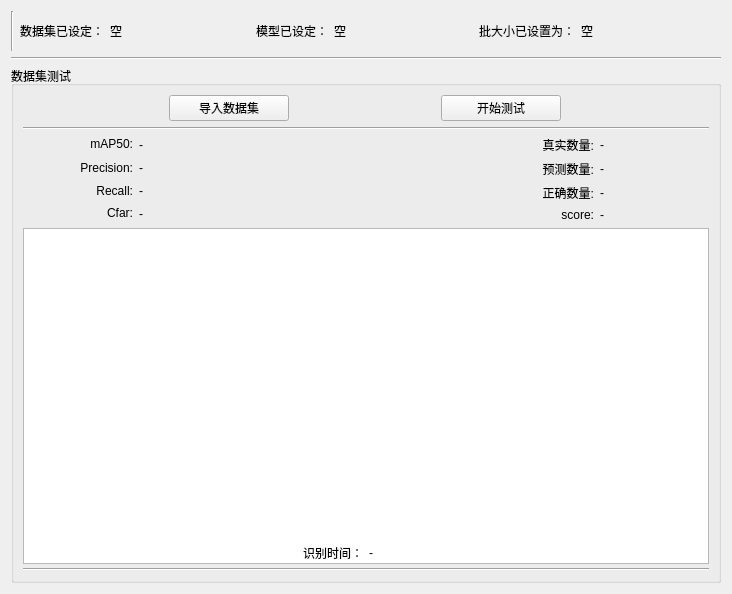
          <widget class="QWidget" name="scrollAreaWidgetContents_5">
           <property name="geometry">
            <rect>
             <x>0</x>
             <y>0</y>
             <width>732</width>
             <height>594</height>
            </rect>
           </property>
           <layout class="QVBoxLayout" name="verticalLayout_31">
            <item>
             <layout class="QHBoxLayout" name="horizontalLayout_29">
              <item>
               <widget class="Line" name="line_20">
                <property name="minimumSize">
                 <size>
                  <width>0</width>
                  <height>40</height>
                 </size>
                </property>
                <property name="maximumSize">
                 <size>
                  <width>16777215</width>
                  <height>40</height>
                 </size>
                </property>
                <property name="orientation">
                 <enum>Qt::Vertical</enum>
                </property>
               </widget>
              </item>
              <item>
               <widget class="QLabel" name="label_mE_13">
                <property name="sizePolicy">
                 <sizepolicy hsizetype="Fixed" vsizetype="Fixed">
                  <horstretch>0</horstretch>
                  <verstretch>0</verstretch>
                 </sizepolicy>
                </property>
                <property name="maximumSize">
                 <size>
                  <width>16777215</width>
                  <height>40</height>
                 </size>
                </property>
                <property name="text">
                 <string>数据集已设定：</string>
                </property>
               </widget>
              </item>
              <item>
               <widget class="QLabel" name="label_mE_dataset_2">
                <property name="maximumSize">
                 <size>
                  <width>16777215</width>
                  <height>40</height>
                 </size>
                </property>
                <property name="text">
                 <string>空</string>
                </property>
               </widget>
              </item>
              <item>
               <widget class="QLabel" name="label_11">
                <property name="sizePolicy">
                 <sizepolicy hsizetype="Fixed" vsizetype="Preferred">
                  <horstretch>0</horstretch>
                  <verstretch>0</verstretch>
                 </sizepolicy>
                </property>
                <property name="maximumSize">
                 <size>
                  <width>16777215</width>
                  <height>40</height>
                 </size>
                </property>
                <property name="text">
                 <string>模型已设定：</string>
                </property>
               </widget>
              </item>
              <item>
               <widget class="QLabel" name="label_mE_model_2">
                <property name="maximumSize">
                 <size>
                  <width>16777215</width>
                  <height>40</height>
                 </size>
                </property>
                <property name="text">
                 <string>空</string>
                </property>
               </widget>
              </item>
              <item>
               <widget class="QLabel" name="label_13">
                <property name="sizePolicy">
                 <sizepolicy hsizetype="Fixed" vsizetype="Preferred">
                  <horstretch>0</horstretch>
                  <verstretch>0</verstretch>
                 </sizepolicy>
                </property>
                <property name="maximumSize">
                 <size>
                  <width>16777215</width>
                  <height>40</height>
                 </size>
                </property>
                <property name="text">
                 <string>批大小已设置为：</string>
                </property>
               </widget>
              </item>
              <item>
               <widget class="QLabel" name="label_mE_batch_2">
                <property name="maximumSize">
                 <size>
                  <width>16777215</width>
                  <height>40</height>
                 </size>
                </property>
                <property name="text">
                 <string>空</string>
                </property>
               </widget>
              </item>
             </layout>
            </item>
            <item>
             <widget class="Line" name="line_21">
              <property name="orientation">
               <enum>Qt::Horizontal</enum>
              </property>
             </widget>
            </item>
            <item>
             <widget class="QGroupBox" name="groupBox_12">
              <property name="minimumSize">
               <size>
                <width>0</width>
                <height>500</height>
               </size>
              </property>
              <property name="maximumSize">
               <size>
                <width>16777215</width>
                <height>600</height>
               </size>
              </property>
              <property name="title">
               <string>数据集测试</string>
              </property>
              <layout class="QVBoxLayout" name="verticalLayout_45">
               <item>
                <layout class="QHBoxLayout" name="horizontalLayout_68">
                 <item>
                  <widget class="QPushButton" name="pushButton_mE_importData">
                   <property name="sizePolicy">
                    <sizepolicy hsizetype="Fixed" vsizetype="Fixed">
                     <horstretch>0</horstretch>
                     <verstretch>0</verstretch>
                    </sizepolicy>
                   </property>
                   <property name="minimumSize">
                    <size>
                     <width>120</width>
                     <height>0</height>
                    </size>
                   </property>
                   <property name="text">
                    <string>导入数据集</string>
                   </property>
                  </widget>
                 </item>
                 <item>
                  <widget class="QPushButton" name="pushButton_mE_testAll">
                   <property name="sizePolicy">
                    <sizepolicy hsizetype="Fixed" vsizetype="Fixed">
                     <horstretch>0</horstretch>
                     <verstretch>0</verstretch>
                    </sizepolicy>
                   </property>
                   <property name="minimumSize">
                    <size>
                     <width>120</width>
                     <height>0</height>
                    </size>
                   </property>
                   <property name="text">
                    <string>开始测试</string>
                   </property>
                  </widget>
                 </item>
                </layout>
               </item>
               <item>
                <widget class="Line" name="line_15">
                 <property name="orientation">
                  <enum>Qt::Horizontal</enum>
                 </property>
                </widget>
               </item>
               <item>
                <layout class="QVBoxLayout" name="verticalLayout_28">
                 <item>
                  <layout class="QHBoxLayout" name="horizontalLayout_36">
                   <item>
                    <layout class="QVBoxLayout" name="verticalLayout_29">
                     <item>
                      <layout class="QHBoxLayout" name="horizontalLayout_73">
                       <item>
                        <widget class="QLabel" name="label_map50">
                         <property name="text">
                          <string>&lt;html&gt;&lt;head/&gt;&lt;body&gt;&lt;p align=&quot;right&quot;&gt;mAP50:&lt;/p&gt;&lt;/body&gt;&lt;/html&gt;</string>
                         </property>
                        </widget>
                       </item>
                       <item>
                        <widget class="QLabel" name="label_map50Num">
                         <property name="text">
                          <string>-</string>
                         </property>
                        </widget>
                       </item>
                      </layout>
                     </item>
                     <item>
                      <layout class="QHBoxLayout" name="horizontalLayout_38">
                       <item>
                        <widget class="QLabel" name="label_prec">
                         <property name="text">
                          <string>Precision:</string>
                         </property>
                         <property name="alignment">
                          <set>Qt::AlignRight|Qt::AlignTrailing|Qt::AlignVCenter</set>
                         </property>
                        </widget>
                       </item>
                       <item>
                        <widget class="QLabel" name="label_precNum">
                         <property name="text">
                          <string>-</string>
                         </property>
                        </widget>
                       </item>
                      </layout>
                     </item>
                     <item>
                      <layout class="QHBoxLayout" name="horizontalLayout_39">
                       <item>
                        <widget class="QLabel" name="label_rec">
                         <property name="text">
                          <string>Recall:</string>
                         </property>
                         <property name="alignment">
                          <set>Qt::AlignRight|Qt::AlignTrailing|Qt::AlignVCenter</set>
                         </property>
                        </widget>
                       </item>
                       <item>
                        <widget class="QLabel" name="label_recNum">
                         <property name="text">
                          <string>-</string>
                         </property>
                        </widget>
                       </item>
                      </layout>
                     </item>
                     <item>
                      <layout class="QHBoxLayout" name="horizontalLayout_70">
                       <item>
                        <widget class="QLabel" name="label_cfar">
                         <property name="text">
                          <string>&lt;html&gt;&lt;head/&gt;&lt;body&gt;&lt;p align=&quot;right&quot;&gt;Cfar:&lt;/p&gt;&lt;/body&gt;&lt;/html&gt;</string>
                         </property>
                        </widget>
                       </item>
                       <item>
                        <widget class="QLabel" name="label_cfarNum">
                         <property name="text">
                          <string>-</string>
                         </property>
                        </widget>
                       </item>
                      </layout>
                     </item>
                    </layout>
                   </item>
                   <item>
                    <widget class="QLabel" name="label_mE_img_2">
                     <property name="text">
                      <string/>
                     </property>
                     <property name="alignment">
                      <set>Qt::AlignCenter</set>
                     </property>
                    </widget>
                   </item>
                   <item>
                    <layout class="QVBoxLayout" name="verticalLayout_30">
                     <item>
                      <layout class="QHBoxLayout" name="horizontalLayout_82">
                       <item>
                        <widget class="QLabel" name="label_gt">
                         <property name="text">
                          <string>&lt;html&gt;&lt;head/&gt;&lt;body&gt;&lt;p align=&quot;right&quot;&gt;真实数量:&lt;/p&gt;&lt;/body&gt;&lt;/html&gt;</string>
                         </property>
                        </widget>
                       </item>
                       <item>
                        <widget class="QLabel" name="label_gtNum">
                         <property name="text">
                          <string>-</string>
                         </property>
                        </widget>
                       </item>
                      </layout>
                     </item>
                     <item>
                      <layout class="QHBoxLayout" name="horizontalLayout_40">
                       <item>
                        <widget class="QLabel" name="label_dt">
                         <property name="text">
                          <string>预测数量:</string>
                         </property>
                         <property name="alignment">
                          <set>Qt::AlignRight|Qt::AlignTrailing|Qt::AlignVCenter</set>
                         </property>
                        </widget>
                       </item>
                       <item>
                        <widget class="QLabel" name="label_dtNum">
                         <property name="text">
                          <string>-</string>
                         </property>
                        </widget>
                       </item>
                      </layout>
                     </item>
                     <item>
                      <layout class="QHBoxLayout" name="horizontalLayout_41">
                       <item>
                        <widget class="QLabel" name="label_tp">
                         <property name="text">
                          <string>正确数量:</string>
                         </property>
                         <property name="alignment">
                          <set>Qt::AlignRight|Qt::AlignTrailing|Qt::AlignVCenter</set>
                         </property>
                        </widget>
                       </item>
                       <item>
                        <widget class="QLabel" name="label_tpNum">
                         <property name="text">
                          <string>-</string>
                         </property>
                        </widget>
                       </item>
                      </layout>
                     </item>
                     <item>
                      <layout class="QHBoxLayout" name="horizontalLayout_5">
                       <item>
                        <widget class="QLabel" name="label_score">
                         <property name="sizePolicy">
                          <sizepolicy hsizetype="Preferred" vsizetype="Preferred">
                           <horstretch>0</horstretch>
                           <verstretch>0</verstretch>
                          </sizepolicy>
                         </property>
                         <property name="layoutDirection">
                          <enum>Qt::LeftToRight</enum>
                         </property>
                         <property name="text">
                          <string>score:</string>
                         </property>
                         <property name="alignment">
                          <set>Qt::AlignRight|Qt::AlignTrailing|Qt::AlignVCenter</set>
                         </property>
                        </widget>
                       </item>
                       <item>
                        <widget class="QLabel" name="label_scoreNum">
                         <property name="text">
                          <string>-</string>
                         </property>
                        </widget>
                       </item>
                      </layout>
                     </item>
                    </layout>
                   </item>
                  </layout>
                 </item>
                 <item>
                  <layout class="QHBoxLayout" name="horizontalLayout_18">
                   <item>
                    <layout class="QHBoxLayout" name="horizontalLayout_81">
                     <item>
                      <widget class="QTableWidget" name="qTable">
                       <property name="sizePolicy">
                        <sizepolicy hsizetype="Minimum" vsizetype="Minimum">
                         <horstretch>0</horstretch>
                         <verstretch>0</verstretch>
                        </sizepolicy>
                       </property>
                       <property name="minimumSize">
                        <size>
                         <width>300</width>
                         <height>336</height>
                        </size>
                       </property>
                      </widget>
                     </item>
                    </layout>
                   </item>
                   <item>
                    <layout class="QHBoxLayout" name="horizontalLayout_histogram"/>
                   </item>
                  </layout>
                 </item>
                 <item>
                  <layout class="QHBoxLayout" name="horizontalLayout_42">
                   <item>
                    <widget class="QLabel" name="label_38">
                     <property name="text">
                      <string>识别时间：</string>
                     </property>
                     <property name="alignment">
                      <set>Qt::AlignRight|Qt::AlignTrailing|Qt::AlignVCenter</set>
                     </property>
                    </widget>
                   </item>
                   <item>
                    <widget class="QLabel" name="label_predTime_2">
                     <property name="text">
                      <string>-</string>
                     </property>
                     <property name="alignment">
                      <set>Qt::AlignLeading|Qt::AlignLeft|Qt::AlignVCenter</set>
                     </property>
                    </widget>
                   </item>
                  </layout>
                 </item>
                </layout>
               </item>
               <item>
                <widget class="Line" name="line_19">
                 <property name="orientation">
                  <enum>Qt::Horizontal</enum>
                 </property>
                </widget>
               </item>
              </layout>
             </widget>
            </item>
           </layout>
          </widget>
